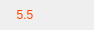
<?xml version="1.0" encoding="UTF-8"?>
<ui version="4.0">
 <class>Grenade</class>
 <widget class="QMainWindow" name="Grenade">
  <property name="geometry">
   <rect>
    <x>0</x>
    <y>0</y>
    <width>94</width>
    <height>30</height>
   </rect>
  </property>
  <property name="minimumSize">
   <size>
    <width>50</width>
    <height>30</height>
   </size>
  </property>
  <property name="maximumSize">
   <size>
    <width>94</width>
    <height>30</height>
   </size>
  </property>
  <property name="windowTitle">
   <string>MainWindow</string>
  </property>
  <property name="styleSheet">
   <string notr="true">#Grenade{
	border: none;
}</string>
  </property>
  <widget class="QWidget" name="centralwidget">
   <property name="minimumSize">
    <size>
     <width>50</width>
     <height>30</height>
    </size>
   </property>
   <property name="maximumSize">
    <size>
     <width>50</width>
     <height>30</height>
    </size>
   </property>
   <widget class="QWidget" name="widget" native="true">
    <property name="geometry">
     <rect>
      <x>150</x>
      <y>150</y>
      <width>50</width>
      <height>30</height>
     </rect>
    </property>
    <property name="minimumSize">
     <size>
      <width>50</width>
      <height>30</height>
     </size>
    </property>
    <property name="maximumSize">
     <size>
      <width>50</width>
      <height>30</height>
     </size>
    </property>
    <layout class="QHBoxLayout" name="horizontalLayout">
     <property name="spacing">
      <number>0</number>
     </property>
     <property name="leftMargin">
      <number>0</number>
     </property>
     <property name="topMargin">
      <number>0</number>
     </property>
     <property name="rightMargin">
      <number>0</number>
     </property>
     <property name="bottomMargin">
      <number>0</number>
     </property>
    </layout>
   </widget>
   <widget class="TitleLabel" name="TitleLabel">
    <property name="geometry">
     <rect>
      <x>0</x>
      <y>0</y>
      <width>50</width>
      <height>30</height>
     </rect>
    </property>
    <property name="minimumSize">
     <size>
      <width>50</width>
      <height>30</height>
     </size>
    </property>
    <property name="maximumSize">
     <size>
      <width>50</width>
      <height>30</height>
     </size>
    </property>
    <property name="styleSheet">
     <string notr="true">FluentLabelBase {
    color: black;
}

HyperlinkLabel {
    color: #009faa;
    border: none;
    background-color: transparent;
    text-align: left;
    padding: 0;
    margin: 0;
}

HyperlinkLabel[underline=true] {
    text-decoration: underline;
}

HyperlinkLabel[underline=false] {
    text-decoration: none;
}

HyperlinkLabel:hover {
    color: #007780;
}

HyperlinkLabel:pressed {
    color: #00a7b3;
}
FluentLabelBase{color:#000000}

#TitleLabel{
	border: none;
	color: rgb(255, 64, 0);
}</string>
    </property>
    <property name="text">
     <string>5.5</string>
    </property>
    <property name="alignment">
     <set>Qt::AlignCenter</set>
    </property>
   </widget>
  </widget>
 </widget>
 <customwidgets>
  <customwidget>
   <class>TitleLabel</class>
   <extends>QLabel</extends>
   <header>qfluentwidgets</header>
  </customwidget>
 </customwidgets>
 <resources/>
 <connections/>
</ui>
